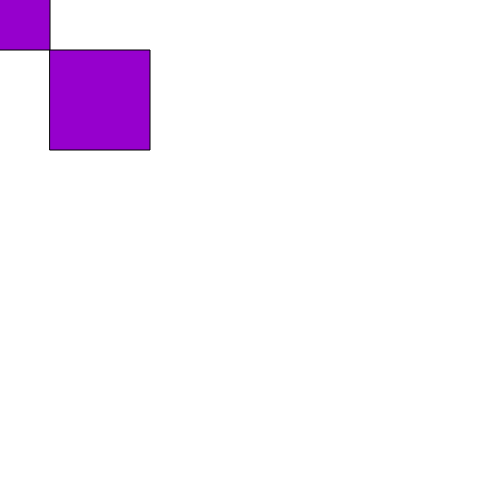
Frame 1 (no input)
Frame 60 (no input): identical to frame 1, image omitted
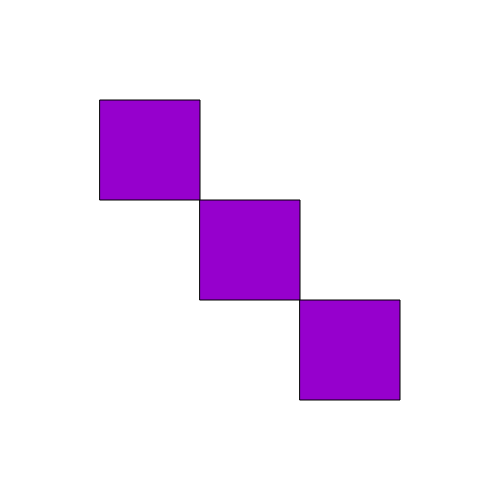
Frame 120 (the mouse pressed at the canvas centre since frame 60)

The p5.js sketch that drew these frames (run headless with seeded random() and noise() and a simulated clock; from frame 60 on, the mouse is pressed at the canvas centre):

// p5.js sketch
// ── sketch.js
function setup(){
    createCanvas(500,500);
}

function draw(){
    background(255);
    fill(150,0,205)
    rectMode(CENTER);
    square(mouseX, mouseY, 100);
    square(mouseX-100, mouseY-100, 100);
    rectMode(CORNER);
    square(mouseX+50, mouseY+50, 100);
}
